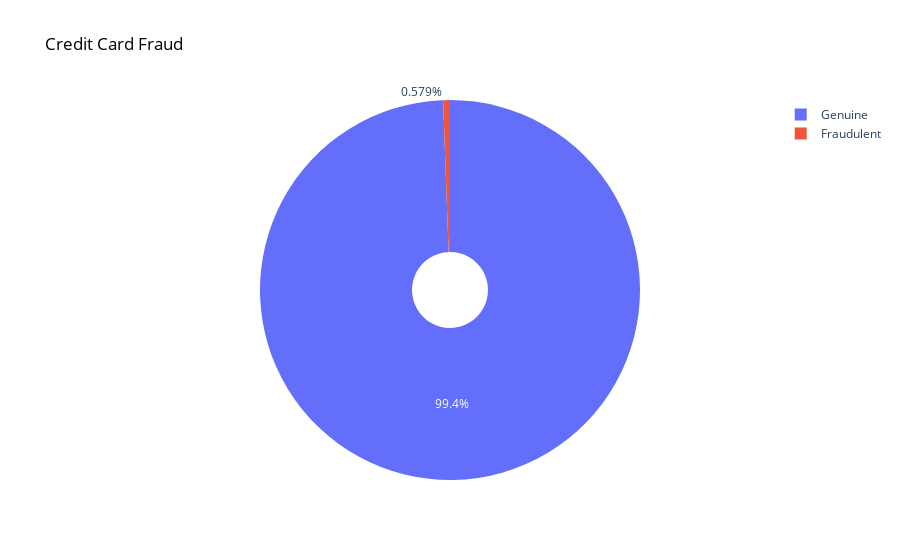

Notebook cell for this chart:
### Code cell
colors = ['orange', 'white']
labels = ['Genuine', 'Fraudulent']
values = trng_df['is_fraud'].value_counts()/trng_df['is_fraud'].shape[0]
# print(values)
fig = go.Figure(data=[go.Pie(labels = labels, values = values, hole=.2)])
fig.update_layout(title_text='Credit Card Fraud', title_font_color='black')

### Figure 1 — Plotly figure (JSON) as saved in the notebook; plotly's stock layout.template omitted (floating-point values rounded to 4 significant figures)
{"data": [{"hole": 0.2, "labels": ["Genuine", "Fraudulent"], "type": "pie", "values": [0.9942, 0.005789]}], "layout": {"title": {"font": {"color": "black"}, "text": "Credit Card Fraud"}}}
